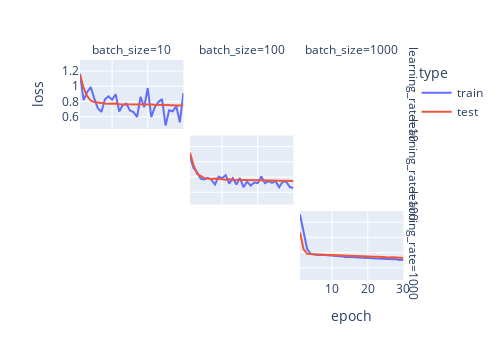
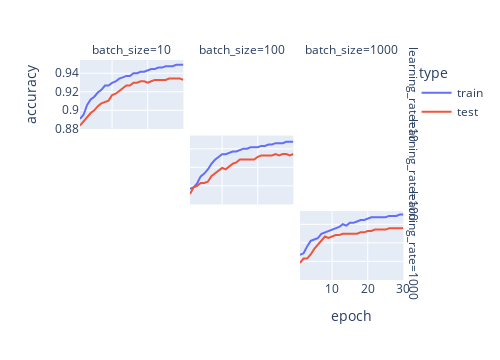

Notebook source saved alongside these figures, in order:
### Code cell
runs_df = pd.concat(results)

# plot training loss and test loss over time
px.line(
    runs_df,
    line_group="run_id",
    x="epoch",
    y="loss",
    color="type",
    hover_data=["batch_size", "learning_rate", "dropout_fraction"],
    facet_row="learning_rate",
    facet_col="batch_size",
    width=500,
).show()

# plot accuracy over time
px.line(
    runs_df,
    line_group="run_id",
    x="epoch",
    y="accuracy",
    color="type",
    hover_data=["batch_size", "learning_rate", "dropout_fraction"],
    facet_row="learning_rate",
    facet_col="batch_size",
    width=500,
).show()

### Figure 1 — Plotly figure (JSON) as saved in the notebook; plotly's stock layout.template omitted (floating-point values rounded to 4 significant figures)
{"data": [{"customdata": [[10, 10, 0.2], [10, 10, 0.2], [10, 10, 0.2], [10, 10, 0.2], [10, 10, 0.2], [10, 10, 0.2], [10, 10, 0.2], [10, 10, 0.2], [10, 10, 0.2], [10, 10, 0.2], [10, 10, 0.2], [10, 10, 0.2], [10, 10, 0.2], [10, 10, 0.2], [10, 10, 0.2], [10, 10, 0.2], [10, 10, 0.2], [10, 10, 0.2], [10, 10, 0.2], [10, 10, 0.2], [10, 10, 0.2], [10, 10, 0.2], [10, 10, 0.2], [10, 10, 0.2], [10, 10, 0.2], [10, 10, 0.2], [10, 10, 0.2], [10, 10, 0.2], [10, 10, 0.2], [10, 10, 0.2]], "hovertemplate": "type=train<br>learning_rate=%{customdata[1]}<br>batch_size=%{customdata[0]}<br>run_id=1449308123<br>epoch=%{x}<br>loss=%{y}<br>dropout_fraction=%{customdata[2]}<extra></extra>", "legendgroup": "train", "line": {"color": "#636efa", "dash": "solid"}, "marker": {"symbol": "circle"}, "mode": "lines", "name": "train", "orientation": "v", "showlegend": true, "type": "scatter", "x": [1, 2, 3, 4, 5, 6, 7, 8, 9, 10, 11, 12, 13, 14, 15, 16, 17, 18, 19, 20, 21, 22, 23, 24, 25, 26, 27, 28, 29, 30], "xaxis": "x7", "y": [1.165, 0.819, 0.9203, 0.9909, 0.8408, 0.7119, 0.6633, 0.8289, 0.8687, 0.8235, 0.8957, 0.6678, 0.7527, 0.7709, 0.6828, 0.6613, 0.5961, 0.8617, 0.7244, 0.9765, 0.5959, 0.7278, 0.793, 0.8311, 0.4849, 0.6846, 0.6711, 0.739, 0.5267, 0.9111], "yaxis": "y7"}, {"customdata": [[100, 100, 0.2], [100, 100, 0.2], [100, 100, 0.2], [100, 100, 0.2], [100, 100, 0.2], [100, 100, 0.2], [100, 100, 0.2], [100, 100, 0.2], [100, 100, 0.2], [100, 100, 0.2], [100, 100, 0.2], [100, 100, 0.2], [100, 100, 0.2], [100, 100, 0.2], [100, 100, 0.2], [100, 100, 0.2], [100, 100, 0.2], [100, 100, 0.2], [100, 100, 0.2], [100, 100, 0.2], [100, 100, 0.2], [100, 100, 0.2], [100, 100, 0.2], [100, 100, 0.2], [100, 100, 0.2], [100, 100, 0.2], [100, 100, 0.2], [100, 100, 0.2], [100, 100, 0.2], [100, 100, 0.2]], "hovertemplate": "type=train<br>learning_rate=%{customdata[1]}<br>batch_size=%{customdata[0]}<br>run_id=676326879<br>epoch=%{x}<br>loss=%{y}<br>dropout_fraction=%{customdata[2]}<extra></extra>", "legendgroup": "train", "line": {"color": "#636efa", "dash": "solid"}, "marker": {"symbol": "circle"}, "mode": "lines", "name": "train", "orientation": "v", "showlegend": false, "type": "scatter", "x": [1, 2, 3, 4, 5, 6, 7, 8, 9, 10, 11, 12, 13, 14, 15, 16, 17, 18, 19, 20, 21, 22, 23, 24, 25, 26, 27, 28, 29, 30], "xaxis": "x5", "y": [1.062, 0.9196, 0.8605, 0.7781, 0.768, 0.7897, 0.7653, 0.7015, 0.802, 0.7845, 0.8237, 0.7118, 0.7856, 0.7014, 0.7863, 0.6664, 0.7389, 0.6877, 0.7274, 0.7191, 0.8075, 0.7196, 0.7462, 0.722, 0.7457, 0.6643, 0.74, 0.7393, 0.6681, 0.6563], "yaxis": "y5"}, {"customdata": [[1000, 1000, 0.2], [1000, 1000, 0.2], [1000, 1000, 0.2], [1000, 1000, 0.2], [1000, 1000, 0.2], [1000, 1000, 0.2], [1000, 1000, 0.2], [1000, 1000, 0.2], [1000, 1000, 0.2], [1000, 1000, 0.2], [1000, 1000, 0.2], [1000, 1000, 0.2], [1000, 1000, 0.2], [1000, 1000, 0.2], [1000, 1000, 0.2], [1000, 1000, 0.2], [1000, 1000, 0.2], [1000, 1000, 0.2], [1000, 1000, 0.2], [1000, 1000, 0.2], [1000, 1000, 0.2], [1000, 1000, 0.2], [1000, 1000, 0.2], [1000, 1000, 0.2], [1000, 1000, 0.2], [1000, 1000, 0.2], [1000, 1000, 0.2], [1000, 1000, 0.2], [1000, 1000, 0.2], [1000, 1000, 0.2]], "hovertemplate": "type=train<br>learning_rate=%{customdata[1]}<br>batch_size=%{customdata[0]}<br>run_id=881033356<br>epoch=%{x}<br>loss=%{y}<br>dropout_fraction=%{customdata[2]}<extra></extra>", "legendgroup": "train", "line": {"color": "#636efa", "dash": "solid"}, "marker": {"symbol": "circle"}, "mode": "lines", "name": "train", "orientation": "v", "showlegend": false, "type": "scatter", "x": [1, 2, 3, 4, 5, 6, 7, 8, 9, 10, 11, 12, 13, 14, 15, 16, 17, 18, 19, 20, 21, 22, 23, 24, 25, 26, 27, 28, 29, 30], "xaxis": "x3", "y": [1.299, 1.069, 0.8468, 0.7818, 0.7742, 0.7679, 0.7696, 0.7669, 0.7572, 0.7594, 0.7547, 0.7499, 0.7492, 0.7395, 0.7438, 0.7367, 0.734, 0.7298, 0.7292, 0.7229, 0.7246, 0.7218, 0.7178, 0.7199, 0.7123, 0.7133, 0.7122, 0.7118, 0.7036, 0.7066], "yaxis": "y3"}, {"customdata": [[10, 10, 0.2], [10, 10, 0.2], [10, 10, 0.2], [10, 10, 0.2], [10, 10, 0.2], [10, 10, 0.2], [10, 10, 0.2], [10, 10, 0.2], [10, 10, 0.2], [10, 10, 0.2], [10, 10, 0.2], [10, 10, 0.2], [10, 10, 0.2], [10, 10, 0.2], [10, 10, 0.2], [10, 10, 0.2], [10, 10, 0.2], [10, 10, 0.2], [10, 10, 0.2], [10, 10, 0.2], [10, 10, 0.2], [10, 10, 0.2], [10, 10, 0.2], [10, 10, 0.2], [10, 10, 0.2], [10, 10, 0.2], [10, 10, 0.2], [10, 10, 0.2], [10, 10, 0.2], [10, 10, 0.2]], "hovertemplate": "type=test<br>learning_rate=%{customdata[1]}<br>batch_size=%{customdata[0]}<br>run_id=1449308123<br>epoch=%{x}<br>loss=%{y}<br>dropout_fraction=%{customdata[2]}<extra></extra>", "legendgroup": "test", "line": {"color": "#EF553B", "dash": "solid"}, "marker": {"symbol": "circle"}, "mode": "lines", "name": "test", "orientation": "v", "showlegend": true, "type": "scatter", "x": [1, 2, 3, 4, 5, 6, 7, 8, 9, 10, 11, 12, 13, 14, 15, 16, 17, 18, 19, 20, 21, 22, 23, 24, 25, 26, 27, 28, 29, 30], "xaxis": "x7", "y": [1.151, 0.9815, 0.8688, 0.8124, 0.7918, 0.7832, 0.7778, 0.7735, 0.7702, 0.772, 0.7727, 0.765, 0.765, 0.7657, 0.7626, 0.7623, 0.761, 0.7588, 0.7559, 0.7571, 0.7588, 0.7557, 0.7562, 0.7484, 0.7532, 0.7502, 0.7497, 0.7472, 0.7485, 0.7483], "yaxis": "y7"}, {"customdata": [[100, 100, 0.2], [100, 100, 0.2], [100, 100, 0.2], [100, 100, 0.2], [100, 100, 0.2], [100, 100, 0.2], [100, 100, 0.2], [100, 100, 0.2], [100, 100, 0.2], [100, 100, 0.2], [100, 100, 0.2], [100, 100, 0.2], [100, 100, 0.2], [100, 100, 0.2], [100, 100, 0.2], [100, 100, 0.2], [100, 100, 0.2], [100, 100, 0.2], [100, 100, 0.2], [100, 100, 0.2], [100, 100, 0.2], [100, 100, 0.2], [100, 100, 0.2], [100, 100, 0.2], [100, 100, 0.2], [100, 100, 0.2], [100, 100, 0.2], [100, 100, 0.2], [100, 100, 0.2], [100, 100, 0.2]], "hovertemplate": "type=test<br>learning_rate=%{customdata[1]}<br>batch_size=%{customdata[0]}<br>run_id=676326879<br>epoch=%{x}<br>loss=%{y}<br>dropout_fraction=%{customdata[2]}<extra></extra>", "legendgroup": "test", "line": {"color": "#EF553B", "dash": "solid"}, "marker": {"symbol": "circle"}, "mode": "lines", "name": "test", "orientation": "v", "showlegend": false, "type": "scatter", "x": [1, 2, 3, 4, 5, 6, 7, 8, 9, 10, 11, 12, 13, 14, 15, 16, 17, 18, 19, 20, 21, 22, 23, 24, 25, 26, 27, 28, 29, 30], "xaxis": "x5", "y": [1.118, 0.9514, 0.8425, 0.8078, 0.7853, 0.779, 0.7734, 0.7792, 0.77, 0.77, 0.7644, 0.7696, 0.7643, 0.763, 0.7621, 0.7623, 0.7603, 0.7565, 0.7613, 0.755, 0.756, 0.7538, 0.7503, 0.7529, 0.7485, 0.7481, 0.7483, 0.743, 0.7445, 0.7477], "yaxis": "y5"}, {"customdata": [[1000, 1000, 0.2], [1000, 1000, 0.2], [1000, 1000, 0.2], [1000, 1000, 0.2], [1000, 1000, 0.2], [1000, 1000, 0.2], [1000, 1000, 0.2], [1000, 1000, 0.2], [1000, 1000, 0.2], [1000, 1000, 0.2], [1000, 1000, 0.2], [1000, 1000, 0.2], [1000, 1000, 0.2], [1000, 1000, 0.2], [1000, 1000, 0.2], [1000, 1000, 0.2], [1000, 1000, 0.2], [1000, 1000, 0.2], [1000, 1000, 0.2], [1000, 1000, 0.2], [1000, 1000, 0.2], [1000, 1000, 0.2], [1000, 1000, 0.2], [1000, 1000, 0.2], [1000, 1000, 0.2], [1000, 1000, 0.2], [1000, 1000, 0.2], [1000, 1000, 0.2], [1000, 1000, 0.2], [1000, 1000, 0.2]], "hovertemplate": "type=test<br>learning_rate=%{customdata[1]}<br>batch_size=%{customdata[0]}<br>run_id=881033356<br>epoch=%{x}<br>loss=%{y}<br>dropout_fraction=%{customdata[2]}<extra></extra>", "legendgroup": "test", "line": {"color": "#EF553B", "dash": "solid"}, "marker": {"symbol": "circle"}, "mode": "lines", "name": "test", "orientation": "v", "showlegend": false, "type": "scatter", "x": [1, 2, 3, 4, 5, 6, 7, 8, 9, 10, 11, 12, 13, 14, 15, 16, 17, 18, 19, 20, 21, 22, 23, 24, 25, 26, 27, 28, 29, 30], "xaxis": "x3", "y": [1.064, 0.8447, 0.7836, 0.7773, 0.7771, 0.7755, 0.7732, 0.7711, 0.7721, 0.7646, 0.7639, 0.761, 0.7558, 0.7579, 0.7528, 0.752, 0.7534, 0.7487, 0.7478, 0.7471, 0.7411, 0.7459, 0.7452, 0.7394, 0.7337, 0.7347, 0.7377, 0.7371, 0.7318, 0.7273], "yaxis": "y3"}], "layout": {"annotations": [{"font": {}, "showarrow": false, "text": "batch_size=10", "x": 0.1567, "xanchor": "center", "xref": "paper", "y": 1.0, "yanchor": "bottom", "yref": "paper"}, {"font": {}, "showarrow": false, "text": "batch_size=100", "x": 0.49, "xanchor": "center", "xref": "paper", "y": 1.0, "yanchor": "bottom", "yref": "paper"}, {"font": {}, "showarrow": false, "text": "batch_size=1000", "x": 0.8233, "xanchor": "center", "xref": "paper", "y": 1.0, "yanchor": "bottom", "yref": "paper"}, {"font": {}, "showarrow": false, "text": "learning_rate=1000", "textangle": 90, "x": 0.98, "xanchor": "left", "xref": "paper", "y": 0.1567, "yanchor": "middle", "yref": "paper"}, {"font": {}, "showarrow": false, "text": "learning_rate=100", "textangle": 90, "x": 0.98, "xanchor": "left", "xref": "paper", "y": 0.5, "yanchor": "middle", "yref": "paper"}, {"font": {}, "showarrow": false, "text": "learning_rate=10", "textangle": 90, "x": 0.98, "xanchor": "left", "xref": "paper", "y": 0.8433, "yanchor": "middle", "yref": "paper"}], "height": 360, "legend": {"title": {"text": "type"}, "tracegroupgap": 0}, "margin": {"t": 60}, "width": 500, "xaxis": {"anchor": "y", "autorange": true, "domain": [0, 0.3133], "range": [1, 30], "title": {"text": "epoch"}}, "xaxis2": {"anchor": "y2", "domain": [0.3333, 0.6467], "matches": "x", "title": {"text": "epoch"}}, "xaxis3": {"anchor": "y3", "autorange": true, "domain": [0.6667, 0.98], "matches": "x", "range": [1, 30], "title": {"text": "epoch"}, "type": "linear"}, "xaxis4": {"anchor": "y4", "domain": [0, 0.3133], "matches": "x", "showticklabels": false}, "xaxis5": {"anchor": "y5", "autorange": true, "domain": [0.3333, 0.6467], "matches": "x", "range": [1, 30], "showticklabels": false, "type": "linear"}, "xaxis6": {"anchor": "y6", "domain": [0.6667, 0.98], "matches": "x", "showticklabels": false}, "xaxis7": {"anchor": "y7", "autorange": true, "domain": [0, 0.3133], "matches": "x", "range": [1, 30], "showticklabels": false, "type": "linear"}, "xaxis8": {"anchor": "y8", "domain": [0.3333, 0.6467], "matches": "x", "showticklabels": false}, "xaxis9": {"anchor": "y9", "domain": [0.6667, 0.98], "matches": "x", "showticklabels": false}, "yaxis": {"anchor": "x", "autorange": true, "domain": [0, 0.3133], "range": [0.4397, 1.345], "title": {"text": "loss"}}, "yaxis2": {"anchor": "x2", "domain": [0, 0.3133], "matches": "y", "showticklabels": false}, "yaxis3": {"anchor": "x3", "autorange": true, "domain": [0, 0.3133], "matches": "y", "range": [0.4397, 1.345], "showticklabels": false, "type": "linear"}, "yaxis4": {"anchor": "x4", "domain": [0.3433, 0.6567], "matches": "y", "title": {"text": "loss"}}, "yaxis5": {"anchor": "x5", "autorange": true, "domain": [0.3433, 0.6567], "matches": "y", "range": [0.4397, 1.345], "showticklabels": false, "type": "linear"}, "yaxis6": {"anchor": "x6", "domain": [0.3433, 0.6567], "matches": "y", "showticklabels": false}, "yaxis7": {"anchor": "x7", "autorange": true, "domain": [0.6867, 1.0], "matches": "y", "range": [0.4397, 1.345], "title": {"text": "loss"}, "type": "linear"}, "yaxis8": {"anchor": "x8", "domain": [0.6867, 1.0], "matches": "y", "showticklabels": false}, "yaxis9": {"anchor": "x9", "domain": [0.6867, 1.0], "matches": "y", "showticklabels": false}}}

### Figure 2 — Plotly figure (JSON) as saved in the notebook; plotly's stock layout.template omitted (floating-point values rounded to 4 significant figures)
{"data": [{"customdata": [[10, 10, 0.2], [10, 10, 0.2], [10, 10, 0.2], [10, 10, 0.2], [10, 10, 0.2], [10, 10, 0.2], [10, 10, 0.2], [10, 10, 0.2], [10, 10, 0.2], [10, 10, 0.2], [10, 10, 0.2], [10, 10, 0.2], [10, 10, 0.2], [10, 10, 0.2], [10, 10, 0.2], [10, 10, 0.2], [10, 10, 0.2], [10, 10, 0.2], [10, 10, 0.2], [10, 10, 0.2], [10, 10, 0.2], [10, 10, 0.2], [10, 10, 0.2], [10, 10, 0.2], [10, 10, 0.2], [10, 10, 0.2], [10, 10, 0.2], [10, 10, 0.2], [10, 10, 0.2], [10, 10, 0.2]], "hovertemplate": "type=train<br>learning_rate=%{customdata[1]}<br>batch_size=%{customdata[0]}<br>run_id=1449308123<br>epoch=%{x}<br>accuracy=%{y}<br>dropout_fraction=%{customdata[2]}<extra></extra>", "legendgroup": "train", "line": {"color": "#636efa", "dash": "solid"}, "marker": {"symbol": "circle"}, "mode": "lines", "name": "train", "orientation": "v", "showlegend": true, "type": "scatter", "x": [1, 2, 3, 4, 5, 6, 7, 8, 9, 10, 11, 12, 13, 14, 15, 16, 17, 18, 19, 20, 21, 22, 23, 24, 25, 26, 27, 28, 29, 30], "xaxis": "x7", "y": [0.8907, 0.8952, 0.9057, 0.9117, 0.9147, 0.9192, 0.9222, 0.9266, 0.9266, 0.9296, 0.9311, 0.9341, 0.9356, 0.9371, 0.9371, 0.9401, 0.9401, 0.9416, 0.9416, 0.9431, 0.9446, 0.9446, 0.9461, 0.9461, 0.9476, 0.9476, 0.9476, 0.9491, 0.9491, 0.9491], "yaxis": "y7"}, {"customdata": [[100, 100, 0.2], [100, 100, 0.2], [100, 100, 0.2], [100, 100, 0.2], [100, 100, 0.2], [100, 100, 0.2], [100, 100, 0.2], [100, 100, 0.2], [100, 100, 0.2], [100, 100, 0.2], [100, 100, 0.2], [100, 100, 0.2], [100, 100, 0.2], [100, 100, 0.2], [100, 100, 0.2], [100, 100, 0.2], [100, 100, 0.2], [100, 100, 0.2], [100, 100, 0.2], [100, 100, 0.2], [100, 100, 0.2], [100, 100, 0.2], [100, 100, 0.2], [100, 100, 0.2], [100, 100, 0.2], [100, 100, 0.2], [100, 100, 0.2], [100, 100, 0.2], [100, 100, 0.2], [100, 100, 0.2]], "hovertemplate": "type=train<br>learning_rate=%{customdata[1]}<br>batch_size=%{customdata[0]}<br>run_id=676326879<br>epoch=%{x}<br>accuracy=%{y}<br>dropout_fraction=%{customdata[2]}<extra></extra>", "legendgroup": "train", "line": {"color": "#636efa", "dash": "solid"}, "marker": {"symbol": "circle"}, "mode": "lines", "name": "train", "orientation": "v", "showlegend": false, "type": "scatter", "x": [1, 2, 3, 4, 5, 6, 7, 8, 9, 10, 11, 12, 13, 14, 15, 16, 17, 18, 19, 20, 21, 22, 23, 24, 25, 26, 27, 28, 29, 30], "xaxis": "x5", "y": [0.8967, 0.8982, 0.9027, 0.9102, 0.9132, 0.9177, 0.9237, 0.9281, 0.9311, 0.9341, 0.9341, 0.9356, 0.9371, 0.9371, 0.9386, 0.9401, 0.9401, 0.9416, 0.9416, 0.9416, 0.9431, 0.9431, 0.9446, 0.9446, 0.9461, 0.9461, 0.9461, 0.9476, 0.9476, 0.9476], "yaxis": "y5"}, {"customdata": [[1000, 1000, 0.2], [1000, 1000, 0.2], [1000, 1000, 0.2], [1000, 1000, 0.2], [1000, 1000, 0.2], [1000, 1000, 0.2], [1000, 1000, 0.2], [1000, 1000, 0.2], [1000, 1000, 0.2], [1000, 1000, 0.2], [1000, 1000, 0.2], [1000, 1000, 0.2], [1000, 1000, 0.2], [1000, 1000, 0.2], [1000, 1000, 0.2], [1000, 1000, 0.2], [1000, 1000, 0.2], [1000, 1000, 0.2], [1000, 1000, 0.2], [1000, 1000, 0.2], [1000, 1000, 0.2], [1000, 1000, 0.2], [1000, 1000, 0.2], [1000, 1000, 0.2], [1000, 1000, 0.2], [1000, 1000, 0.2], [1000, 1000, 0.2], [1000, 1000, 0.2], [1000, 1000, 0.2], [1000, 1000, 0.2]], "hovertemplate": "type=train<br>learning_rate=%{customdata[1]}<br>batch_size=%{customdata[0]}<br>run_id=881033356<br>epoch=%{x}<br>accuracy=%{y}<br>dropout_fraction=%{customdata[2]}<extra></extra>", "legendgroup": "train", "line": {"color": "#636efa", "dash": "solid"}, "marker": {"symbol": "circle"}, "mode": "lines", "name": "train", "orientation": "v", "showlegend": false, "type": "scatter", "x": [1, 2, 3, 4, 5, 6, 7, 8, 9, 10, 11, 12, 13, 14, 15, 16, 17, 18, 19, 20, 21, 22, 23, 24, 25, 26, 27, 28, 29, 30], "xaxis": "x3", "y": [0.9072, 0.9087, 0.9162, 0.9222, 0.9237, 0.9251, 0.9296, 0.9311, 0.9326, 0.9341, 0.9356, 0.9371, 0.9401, 0.9386, 0.9416, 0.9416, 0.9431, 0.9446, 0.9446, 0.9461, 0.9476, 0.9476, 0.9476, 0.9476, 0.9476, 0.9491, 0.9491, 0.9491, 0.9506, 0.9506], "yaxis": "y3"}, {"customdata": [[10, 10, 0.2], [10, 10, 0.2], [10, 10, 0.2], [10, 10, 0.2], [10, 10, 0.2], [10, 10, 0.2], [10, 10, 0.2], [10, 10, 0.2], [10, 10, 0.2], [10, 10, 0.2], [10, 10, 0.2], [10, 10, 0.2], [10, 10, 0.2], [10, 10, 0.2], [10, 10, 0.2], [10, 10, 0.2], [10, 10, 0.2], [10, 10, 0.2], [10, 10, 0.2], [10, 10, 0.2], [10, 10, 0.2], [10, 10, 0.2], [10, 10, 0.2], [10, 10, 0.2], [10, 10, 0.2], [10, 10, 0.2], [10, 10, 0.2], [10, 10, 0.2], [10, 10, 0.2], [10, 10, 0.2]], "hovertemplate": "type=test<br>learning_rate=%{customdata[1]}<br>batch_size=%{customdata[0]}<br>run_id=1449308123<br>epoch=%{x}<br>accuracy=%{y}<br>dropout_fraction=%{customdata[2]}<extra></extra>", "legendgroup": "test", "line": {"color": "#EF553B", "dash": "solid"}, "marker": {"symbol": "circle"}, "mode": "lines", "name": "test", "orientation": "v", "showlegend": true, "type": "scatter", "x": [1, 2, 3, 4, 5, 6, 7, 8, 9, 10, 11, 12, 13, 14, 15, 16, 17, 18, 19, 20, 21, 22, 23, 24, 25, 26, 27, 28, 29, 30], "xaxis": "x7", "y": [0.8836, 0.8881, 0.8925, 0.897, 0.9, 0.9045, 0.9075, 0.909, 0.9104, 0.9164, 0.9179, 0.9209, 0.9239, 0.9269, 0.9269, 0.9299, 0.9299, 0.9313, 0.9313, 0.9299, 0.9313, 0.9328, 0.9328, 0.9328, 0.9328, 0.9343, 0.9343, 0.9343, 0.9343, 0.9328], "yaxis": "y7"}, {"customdata": [[100, 100, 0.2], [100, 100, 0.2], [100, 100, 0.2], [100, 100, 0.2], [100, 100, 0.2], [100, 100, 0.2], [100, 100, 0.2], [100, 100, 0.2], [100, 100, 0.2], [100, 100, 0.2], [100, 100, 0.2], [100, 100, 0.2], [100, 100, 0.2], [100, 100, 0.2], [100, 100, 0.2], [100, 100, 0.2], [100, 100, 0.2], [100, 100, 0.2], [100, 100, 0.2], [100, 100, 0.2], [100, 100, 0.2], [100, 100, 0.2], [100, 100, 0.2], [100, 100, 0.2], [100, 100, 0.2], [100, 100, 0.2], [100, 100, 0.2], [100, 100, 0.2], [100, 100, 0.2], [100, 100, 0.2]], "hovertemplate": "type=test<br>learning_rate=%{customdata[1]}<br>batch_size=%{customdata[0]}<br>run_id=676326879<br>epoch=%{x}<br>accuracy=%{y}<br>dropout_fraction=%{customdata[2]}<extra></extra>", "legendgroup": "test", "line": {"color": "#EF553B", "dash": "solid"}, "marker": {"symbol": "circle"}, "mode": "lines", "name": "test", "orientation": "v", "showlegend": false, "type": "scatter", "x": [1, 2, 3, 4, 5, 6, 7, 8, 9, 10, 11, 12, 13, 14, 15, 16, 17, 18, 19, 20, 21, 22, 23, 24, 25, 26, 27, 28, 29, 30], "xaxis": "x5", "y": [0.891, 0.8985, 0.9, 0.903, 0.903, 0.9045, 0.9104, 0.9134, 0.9164, 0.9194, 0.9179, 0.9209, 0.9239, 0.9254, 0.9284, 0.9284, 0.9284, 0.9284, 0.9284, 0.9313, 0.9328, 0.9328, 0.9328, 0.9328, 0.9343, 0.9328, 0.9343, 0.9343, 0.9328, 0.9343], "yaxis": "y5"}, {"customdata": [[1000, 1000, 0.2], [1000, 1000, 0.2], [1000, 1000, 0.2], [1000, 1000, 0.2], [1000, 1000, 0.2], [1000, 1000, 0.2], [1000, 1000, 0.2], [1000, 1000, 0.2], [1000, 1000, 0.2], [1000, 1000, 0.2], [1000, 1000, 0.2], [1000, 1000, 0.2], [1000, 1000, 0.2], [1000, 1000, 0.2], [1000, 1000, 0.2], [1000, 1000, 0.2], [1000, 1000, 0.2], [1000, 1000, 0.2], [1000, 1000, 0.2], [1000, 1000, 0.2], [1000, 1000, 0.2], [1000, 1000, 0.2], [1000, 1000, 0.2], [1000, 1000, 0.2], [1000, 1000, 0.2], [1000, 1000, 0.2], [1000, 1000, 0.2], [1000, 1000, 0.2], [1000, 1000, 0.2], [1000, 1000, 0.2]], "hovertemplate": "type=test<br>learning_rate=%{customdata[1]}<br>batch_size=%{customdata[0]}<br>run_id=881033356<br>epoch=%{x}<br>accuracy=%{y}<br>dropout_fraction=%{customdata[2]}<extra></extra>", "legendgroup": "test", "line": {"color": "#EF553B", "dash": "solid"}, "marker": {"symbol": "circle"}, "mode": "lines", "name": "test", "orientation": "v", "showlegend": false, "type": "scatter", "x": [1, 2, 3, 4, 5, 6, 7, 8, 9, 10, 11, 12, 13, 14, 15, 16, 17, 18, 19, 20, 21, 22, 23, 24, 25, 26, 27, 28, 29, 30], "xaxis": "x3", "y": [0.8985, 0.903, 0.903, 0.9075, 0.9134, 0.9179, 0.9224, 0.9269, 0.9254, 0.9269, 0.9284, 0.9284, 0.9299, 0.9299, 0.9299, 0.9299, 0.9299, 0.9313, 0.9313, 0.9328, 0.9328, 0.9343, 0.9343, 0.9343, 0.9343, 0.9358, 0.9358, 0.9358, 0.9358, 0.9358], "yaxis": "y3"}], "layout": {"annotations": [{"font": {}, "showarrow": false, "text": "batch_size=10", "x": 0.1567, "xanchor": "center", "xref": "paper", "y": 1.0, "yanchor": "bottom", "yref": "paper"}, {"font": {}, "showarrow": false, "text": "batch_size=100", "x": 0.49, "xanchor": "center", "xref": "paper", "y": 1.0, "yanchor": "bottom", "yref": "paper"}, {"font": {}, "showarrow": false, "text": "batch_size=1000", "x": 0.8233, "xanchor": "center", "xref": "paper", "y": 1.0, "yanchor": "bottom", "yref": "paper"}, {"font": {}, "showarrow": false, "text": "learning_rate=1000", "textangle": 90, "x": 0.98, "xanchor": "left", "xref": "paper", "y": 0.1567, "yanchor": "middle", "yref": "paper"}, {"font": {}, "showarrow": false, "text": "learning_rate=100", "textangle": 90, "x": 0.98, "xanchor": "left", "xref": "paper", "y": 0.5, "yanchor": "middle", "yref": "paper"}, {"font": {}, "showarrow": false, "text": "learning_rate=10", "textangle": 90, "x": 0.98, "xanchor": "left", "xref": "paper", "y": 0.8433, "yanchor": "middle", "yref": "paper"}], "height": 360, "legend": {"title": {"text": "type"}, "tracegroupgap": 0}, "margin": {"t": 60}, "width": 500, "xaxis": {"anchor": "y", "autorange": true, "domain": [0, 0.3133], "range": [1, 30], "title": {"text": "epoch"}}, "xaxis2": {"anchor": "y2", "domain": [0.3333, 0.6467], "matches": "x", "title": {"text": "epoch"}}, "xaxis3": {"anchor": "y3", "autorange": true, "domain": [0.6667, 0.98], "matches": "x", "range": [1, 30], "title": {"text": "epoch"}, "type": "linear"}, "xaxis4": {"anchor": "y4", "domain": [0, 0.3133], "matches": "x", "showticklabels": false}, "xaxis5": {"anchor": "y5", "autorange": true, "domain": [0.3333, 0.6467], "matches": "x", "range": [1, 30], "showticklabels": false, "type": "linear"}, "xaxis6": {"anchor": "y6", "domain": [0.6667, 0.98], "matches": "x", "showticklabels": false}, "xaxis7": {"anchor": "y7", "autorange": true, "domain": [0, 0.3133], "matches": "x", "range": [1, 30], "showticklabels": false, "type": "linear"}, "xaxis8": {"anchor": "y8", "domain": [0.3333, 0.6467], "matches": "x", "showticklabels": false}, "xaxis9": {"anchor": "y9", "domain": [0.6667, 0.98], "matches": "x", "showticklabels": false}, "yaxis": {"anchor": "x", "autorange": true, "domain": [0, 0.3133], "range": [0.8799, 0.9543], "title": {"text": "accuracy"}}, "yaxis2": {"anchor": "x2", "domain": [0, 0.3133], "matches": "y", "showticklabels": false}, "yaxis3": {"anchor": "x3", "autorange": true, "domain": [0, 0.3133], "matches": "y", "range": [0.8799, 0.9543], "showticklabels": false, "type": "linear"}, "yaxis4": {"anchor": "x4", "domain": [0.3433, 0.6567], "matches": "y", "title": {"text": "accuracy"}}, "yaxis5": {"anchor": "x5", "autorange": true, "domain": [0.3433, 0.6567], "matches": "y", "range": [0.8799, 0.9543], "showticklabels": false, "type": "linear"}, "yaxis6": {"anchor": "x6", "domain": [0.3433, 0.6567], "matches": "y", "showticklabels": false}, "yaxis7": {"anchor": "x7", "autorange": true, "domain": [0.6867, 1.0], "matches": "y", "range": [0.8799, 0.9543], "title": {"text": "accuracy"}, "type": "linear"}, "yaxis8": {"anchor": "x8", "domain": [0.6867, 1.0], "matches": "y", "showticklabels": false}, "yaxis9": {"anchor": "x9", "domain": [0.6867, 1.0], "matches": "y", "showticklabels": false}}}
